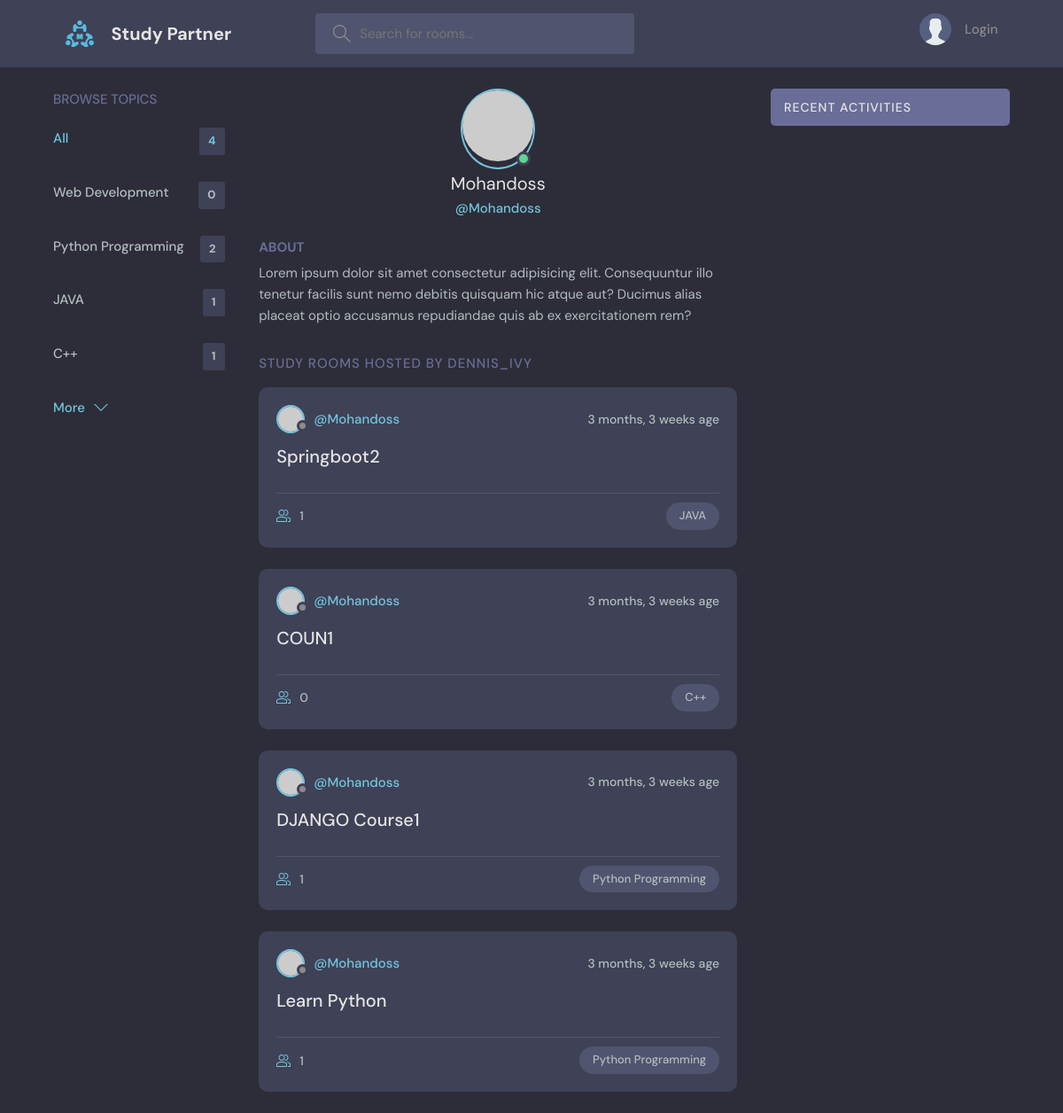
Screenshot of /user-profile/1 with the database file from the repository.
### base/models.py (models this page shows, shortened)
class Topic(models.Model):
  name=models.CharField(max_length=200)

class Room(models.Model):
  host = models.ForeignKey(User,on_delete=models.SET_NULL,null=True)
  topic = models.ForeignKey(Topic,on_delete=models.SET_NULL,null=True)
  name = models.CharField(max_length=200)
  description = models.TextField(null=True,blank=True)
  participants = models.ManyToManyField(User,related_name='participants',blank=True)
  updated = models.DateTimeField(auto_now=True)
  created = models.DateTimeField(auto_now_add=True)
  class Meta:
    ordering = ['-updated','-created']

### base/views.py (the view)
# urls.py: path('user-profile/<str:pk>',views.userProfile,name="user-profile"),
def userProfile(request,pk):
  user = User.objects.get(id=pk)
  rooms = user.room_set.all()
  room_messages = user.message_set.all()
  topics = Topic.objects.all()
  context={'user':user , 'rooms':rooms, 'room-messages':room_messages, 'topics':topics}
  return render(request,'base/profile.html',context)

### base/templates/base/profile.html (shortened to what this page needs)
{% extends "main.html" %}
{% block content %}
  <main class="profile-page layout layout--3">
    <div class="container">
      {% include "base/topic_component.html" %}
      <div class="roomList">
        <div class="profile">
          <div class="profile__avatar">
            <div class="avatar avatar--large active">
              <a href=
              "{% url 'user-profile' user.id%}"><img src="https://randomuser.me/api/portraits/men/11.jpg" /></a>
            </div>
          </div>
          <div class="profile__info">
            <h3>{{user.username}}</h3>
            <p>@{{user.username}}</p>
          </div>
          <div class="profile__about">
            <h3>About</h3>
            <p>
              Lorem ipsum dolor sit amet consectetur adipisicing elit. Consequuntur illo tenetur
              facilis sunt nemo debitis quisquam hic atque aut? Ducimus alias placeat optio
              accusamus repudiandae quis ab ex exercitationem rem?
            </p>
          </div>
        </div>
        <div class="roomList__header">
          <div>
            <h2>Study Rooms Hosted by dennis_ivy</a>
            </h2>
          </div>
        </div>
        {% include "base/feed_component.html" %}
      </div>
      {% include "base/activity_component.html" %}
    </div>
  </main>
{% endblock %}

### base/templates/base/topic_component.html
<div class="topics">
  <div class="topics__header">
    <h2>Browse Topics</h2>
  </div>
  <ul class="topics__list">
    <li>
      <a href="{% url 'home' %}" class="active">All <span>{{topics.count}}</span></a>
    </li>
      {% for topic in topics  %}
      <li>
        <a href="{% url 'home' %}?q={{topic.name}}">{{topic.name}} <span>{{topic.room_set.all.count}}</span></a>
      </li>
      {% endfor %}
  </ul>
  <a class="btn btn--link" href="{% url 'topics' %}">
    More
    <svg version="1.1" xmlns="http://www.w3.org/2000/svg" width="32" height="32" viewBox="0 0 32 32">
      <title>chevron-down</title>
      <path d="M16 21l-13-13h-3l16 16 16-16h-3l-13 13z"></path>
    </svg>
  </a>
</div>

### base/templates/base/feed_component.html (shortened to what this page needs)
{% for room in rooms %}
<div class="roomListRoom">
  <div class="roomListRoom__header">
    <a href="{% url 'user-profile' room.host.id %}" class="roomListRoom__author">
      <div class="avatar avatar--small">
        <img src="https://randomuser.me/api/portraits/men/7.jpg" />
      </div>
      <span>@{{room.host.username}}</span>
    </a>
    <div class="roomListRoom__actions">
      <span>{{room.created|timesince}} age</span>
    </div>
  </div>
  <div class="roomListRoom__content">
    <a href="{% url 'room' room.id %}">{{room.name}}</a>
  </div>
  <div class="roomListRoom__meta">
    <a href="{% url 'room' room.id%}" class="roomListRoom__joined">
      {{room.participants.all.count}}
    </a>
    <p class="roomListRoom__topic">{{room.topic.name}}</p>
  </div>
</div>
{% endfor%}

### rows the page displays
Topic: name "Web Development", room_set.all.count "0"
Topic: name "Python Programming", room_set.all.count "2"
Topic: name "JAVA", room_set.all.count "1"
Topic: name "C++", room_set.all.count "1"
Room: host.username "Mohandoss", created "3 months, 3 weeks", name "Springboot2", participants.all.count "1", topic.name "JAVA"
Room: host.username "Mohandoss", created "3 months, 3 weeks", name "COUN1", participants.all.count "0", topic.name "C++"
Room: host.username "Mohandoss", created "3 months, 3 weeks", name "DJANGO Course1", participants.all.count "1", topic.name "Python Programming"
Room: host.username "Mohandoss", created "3 months, 3 weeks", name "Learn Python", participants.all.count "1", topic.name "Python Programming"

### other values shown
{{ topics.count }} "4"
{{ user.username }} "Mohandoss"
